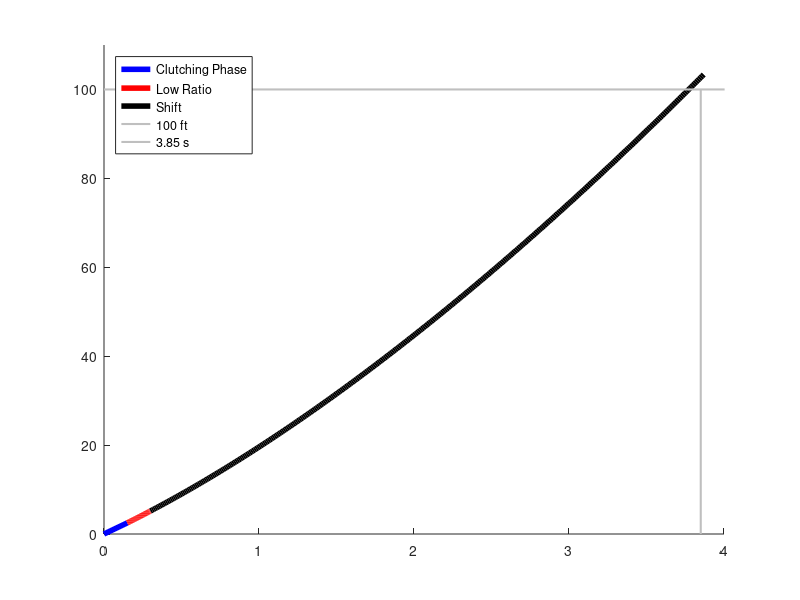

Source code (MATLAB):
%% Setup
% Reset
clear all;
close all;
clc;

load EngagementToPower.mat;             % Simulated
load ShiftAcceleration.mat;             % Simulated

% Slip Model
t = [0, 0.15];                          % From data
x = [0, 2.5];                           % From data

hold on;
plot(t, x, 'b', 'LineWidth', 4);
plot(t(end) + EngageToPower(:, 1), x(end) + EngageToPower(:, 2), 'r', 'LineWidth', 4);
plot(t(end) + EngageToPower(end, 1) + ShiftAcceleration(:, 1), ...
    x(end) + EngageToPower(end, 2) + ShiftAcceleration(:, 2), 'k', 'LineWidth', 4);
% 100ft
plot([0, 5], [100, 100], ...
    '', 'LineWidth', 1.5, 'Color', [0.75, 0.75, 0.75]);
% 3.85s
plot([3.85, 3.85], [0, 100], ...
    '', 'LineWidth', 1.5, 'Color', [0.75, 0.75, 0.75]);

legend('Clutching Phase', 'Low Ratio', 'Shift', '100 ft', '3.85 s', ...
    'Location', 'northwest')

xlim([0, 4]);
ylim([0, 110]);

Acc_385_t = [t'; t(end) + EngageToPower(:, 1); t(end) + EngageToPower(end, 1) + ShiftAcceleration(:, 1)];
Acc_385_x = [x'; x(end) + EngageToPower(:, 2); x(end) + EngageToPower(end, 2) + ShiftAcceleration(:, 2)];
Acc_385 = [Acc_385_t, Acc_385_x];